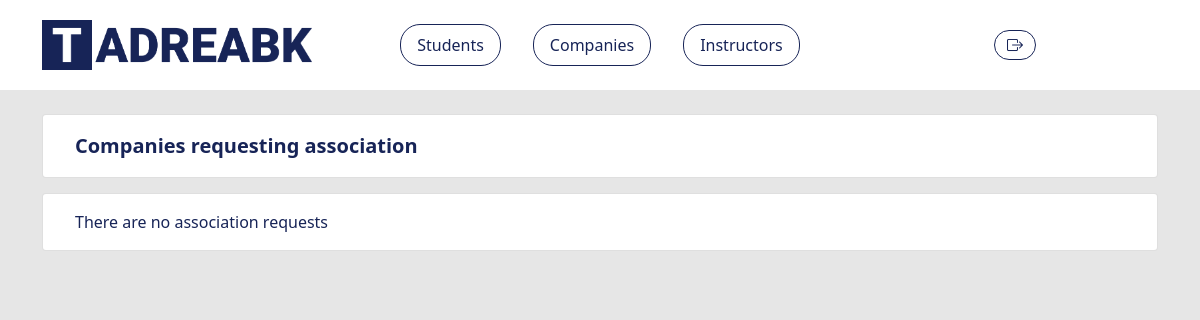
The app's page /admin/associationRequests.php (signed in), older data.
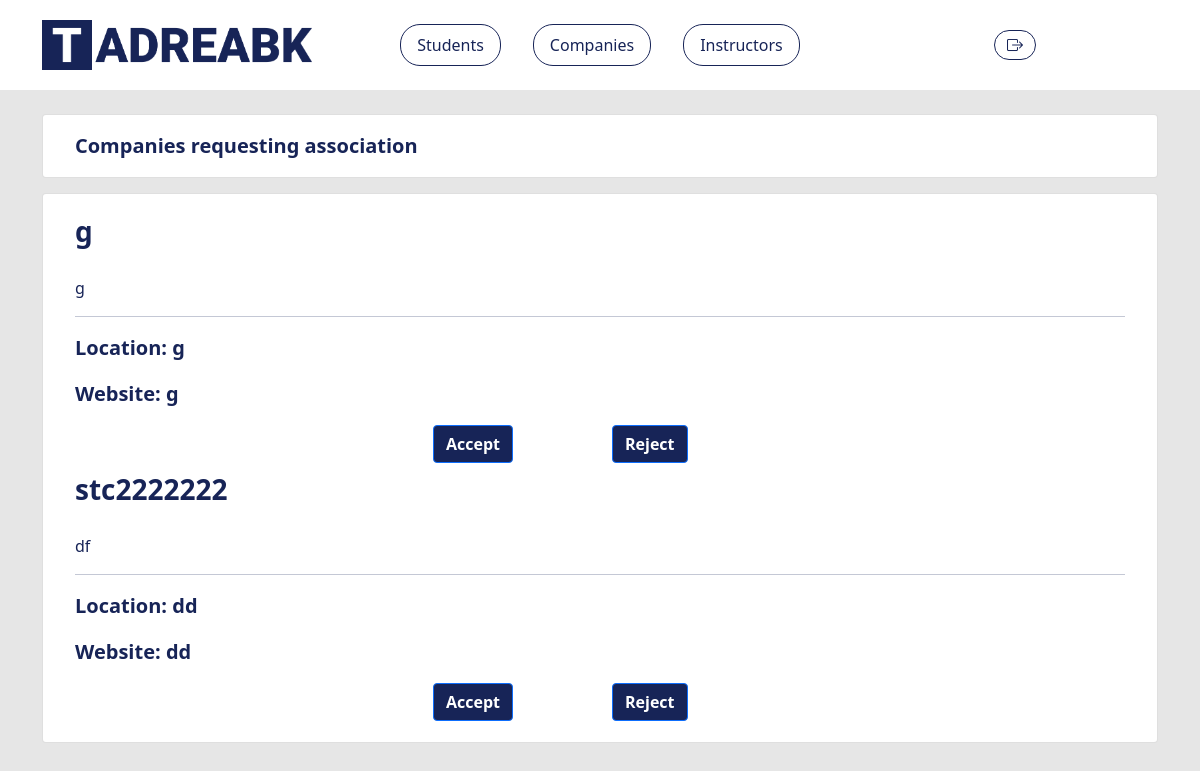
The same page, newer data.
### tables this page shows
CREATE TABLE `company` (
  `compID` int(11) NOT NULL,
  `name` varchar(50) NOT NULL,
  `description` varchar(1000) NOT NULL,
  `location` varchar(200) NOT NULL,
  `website` varchar(100) NOT NULL,
  `status` varchar(30) NOT NULL
);

### admin/backend/getAssociationRequests.php (the view, shortened to what this page needs)
<?php
$query = "SELECT * FROM company where status = 'pending'";
if($result=mysqli_query($conn, $query)){
    if(mysqli_num_rows($result)>0){
        $str ="";
        while($row=mysqli_fetch_array($result)){
            $str .= "<div class='company'>
                <p class='fs-3 fw-bold mb-4'>".$row['name']."</p>
                <p>".$row['description']."</p>
                <hr>
                <p class='fs-5 fw-bold'>Location: ".$row['location']."</p>
                <p class='fs-5 fw-bold'>Website: ".$row['website']."</p>
                <div class='row justify-content-center' style='padding-bottom: 5px;'>
                    <div class='col-4 col-md-2'>
                        <form action='backend/acceptAssociationRequest.php' method='post'>
                            <input type='text' value='".$row['compID']."' name='compID' hidden></input>
                            <input type='submit' class='btn btn-primary align-self-center' id='acceptAssociation' name='acceptAssociation' onclick='return checkDelete()' value='Accept'></input>
                            <script language='JavaScript' type='text/javascript'>
                                function checkDelete() {
                                    return confirm('Are you sure?');
                                }
                            </script>
                        </form>
                    </div>
                    <div class='col-4 col-md-2'>
                        <form action='backend/rejectAssociationRequest.php' method='post'>
                            <input type='text' value='".$row['compID']."' name='compID' hidden></input>
                            <input type='submit' class='btn btn-primary align-self-center' id='rejectAssociation' name='rejectAssociation' onclick='return checkDelete()' value='Reject'></input>
                            <script language='JavaScript' type='text/javascript'>
                                function checkDelete() {
                                    return confirm('Are you sure?');
                                }
                            </script>
                        </form>
                    </div>
                </div>
            </div>";
          }
        echo $str;
    }
    else {
        echo "There are no association requests";
    }
}
?>

### admin/associationRequests.php (shortened to what this page needs)
<!doctype html>
<html lang="en">
<head>
    <link href="https://cdn.jsdelivr.net/npm/bootstrap@5.0.0-beta1/dist/css/bootstrap.min.css" rel="stylesheet">
    <link rel="stylesheet" href="https://cdn.jsdelivr.net/npm/bootstrap-icons@1.3.0/font/bootstrap-icons.css">
    <link rel="stylesheet" type="text/css" href="https://cdn.jsdelivr.net/npm/daterangepicker/daterangepicker.css" />
    <link rel="stylesheet" href="https://cdnjs.cloudflare.com/ajax/libs/bootstrap-timepicker/0.5.2/css/bootstrap-timepicker.min.css" />
    <link rel="stylesheet" href="admin.css">
</head>
<body>
    <nav class="navbar navbar-expand-lg navbar-light" style="background-color: #ffffff;">
        <div class="container">
            <a class="navbar-brand" href="adminHome.php">
                <img src="../general_resources/Tadreabk logo.png" alt="" width="270" height="50">
            </a>
            <div class="container d-flex mx-auto flex-column">
                <nav class="nav nav-masthead justify-content-center float-md">
                    <a class="nav-link btn btn-outline-primary nav-btn" aria-current="page" href="manageStudents.php">Students</a>
                    <a class="nav-link btn btn-outline-primary nav-btn" aria-current="page" href="manageCompanies.php">Companies</a>
                    <a class="nav-link btn btn-outline-primary nav-btn" aria-current="page" href="manageInstructors.php">Instructors</a>
                </nav>
            </div>
            <nav class="d-flex mx-auto">
                <div class="container d-flex justify-content-center" style="width: 270px; margin-left: 0.5rem; margin-right: 0.5rem;">
                    <a class="btn btn-outline-primary mx-2 nav-btn" href="../general_backend/logout.php">
                        <i class="bi bi-box-arrow-right d-flex justify-content-center align-items-center"></i>
                    </a>
                </div>
            </nav>
        </div>
    </nav>
    <div class="container mx-auto my-4">
        <div class="card" style="margin-bottom: 15px;">
            <div class="card-body">
                <div class="mx-3">
                    <div class="d-flex justify-content-between">
                        <p class="fs-5 fw-bold mb-0">Companies requesting association</p>
                    </div>
                </div>
            </div>
        </div>
        <div class="card">
            <div class="card-body">
                <div class="mx-3">
                      <?php include "backend/getAssociationRequests.php"; ?>
                </div>
            </div>
        </div>
    </div>
</body>
</html>

### admin/admin.css (style rules this page uses)
body, html { width: 100%; height:100%; max-width: 100%; color: #172457; background-color: #E6E6E6; }
body { overflow-x:hidden; }
a { color: #172457; }
.btn-primary { color: #ffffff; background-color: #172457; font-weight: bold; }
.nav-btn { margin: 1rem; border-radius: 20px; }
.btn-outline-primary { border-color:#172457; color: #172457; }

Row changes from the older to the newer data that the page shows:
added company: name "g", description "g", location "g", website "g"
added company: name "stc2222222", description "df", location "dd", website "dd"
Text that changed along with them:
text no longer shown: "There are no association requests"
